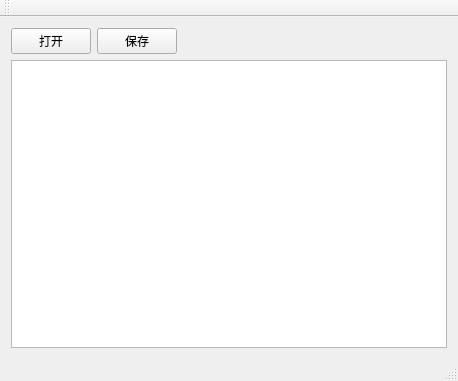
<?xml version="1.0" encoding="UTF-8"?>
<ui version="4.0">
 <class>QFileDialogDemoWidgetClass</class>
 <widget class="QMainWindow" name="QFileDialogDemoWidgetClass">
  <property name="geometry">
   <rect>
    <x>0</x>
    <y>0</y>
    <width>458</width>
    <height>381</height>
   </rect>
  </property>
  <property name="windowTitle">
   <string>QFileDialogDemoWidget</string>
  </property>
  <widget class="QWidget" name="centralWidget">
   <layout class="QVBoxLayout" name="verticalLayout_2">
    <item>
     <layout class="QVBoxLayout" name="verticalLayout">
      <item>
       <layout class="QHBoxLayout" name="horizontalLayout">
        <item>
         <widget class="QPushButton" name="btnOpen">
          <property name="text">
           <string>打开</string>
          </property>
         </widget>
        </item>
        <item>
         <widget class="QPushButton" name="btnSave">
          <property name="text">
           <string>保存</string>
          </property>
         </widget>
        </item>
        <item>
         <spacer name="horizontalSpacer">
          <property name="orientation">
           <enum>Qt::Horizontal</enum>
          </property>
          <property name="sizeHint" stdset="0">
           <size>
            <width>40</width>
            <height>20</height>
           </size>
          </property>
         </spacer>
        </item>
       </layout>
      </item>
      <item>
       <widget class="QPlainTextEdit" name="text"/>
      </item>
     </layout>
    </item>
   </layout>
  </widget>
  <widget class="QMenuBar" name="menuBar">
   <property name="geometry">
    <rect>
     <x>0</x>
     <y>0</y>
     <width>458</width>
     <height>23</height>
    </rect>
   </property>
  </widget>
  <widget class="QToolBar" name="mainToolBar">
   <attribute name="toolBarArea">
    <enum>TopToolBarArea</enum>
   </attribute>
   <attribute name="toolBarBreak">
    <bool>false</bool>
   </attribute>
  </widget>
  <widget class="QStatusBar" name="statusBar"/>
 </widget>
 <layoutdefault spacing="6" margin="11"/>
 <resources/>
 <connections/>
</ui>
